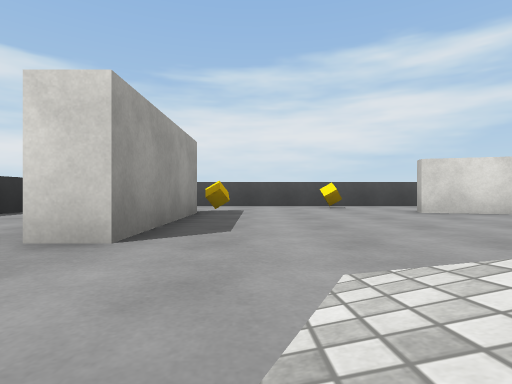
view 1 (above)

12 first-person views from a walk through a Unity game level. The camera is 0.58 m above the floor, looks level and sees 80° across. The floor is counted in squares, 2 m on a side. Each view is taken from the middle of a square. On the plan, view 1 faces up. The plan holds only what a view shows up to about 9 squares ahead; the rest is blank. The player is left out. Surface patterns are stand-ins for the level's own textures.

view 2
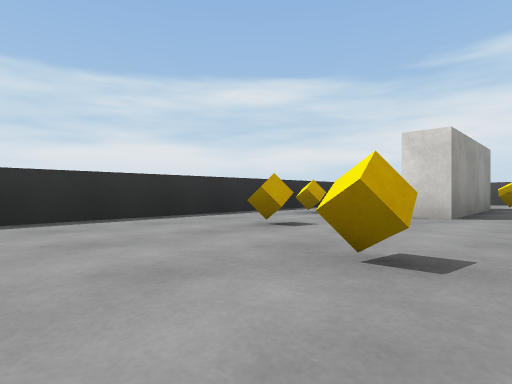

view 3
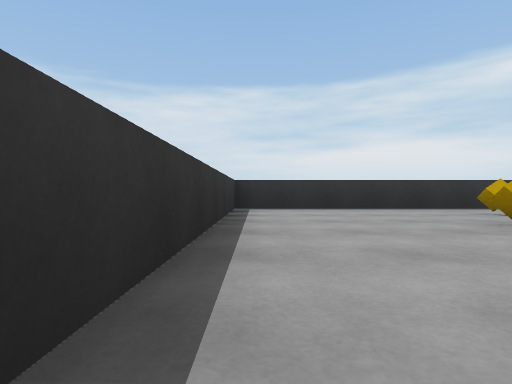

view 4
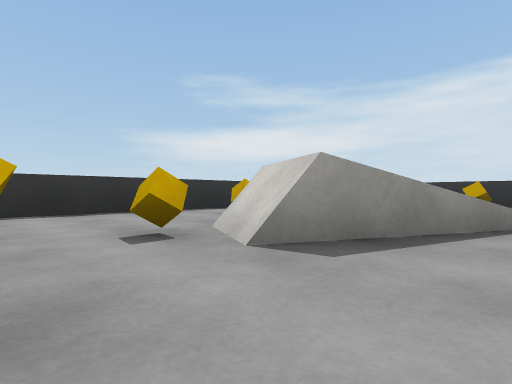

view 5
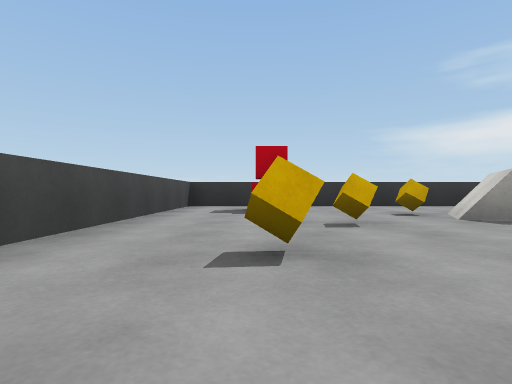

view 6
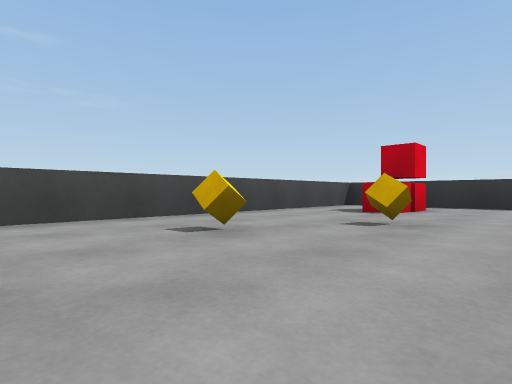

view 7
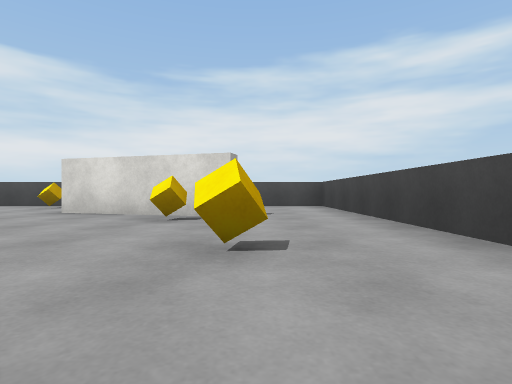

view 8
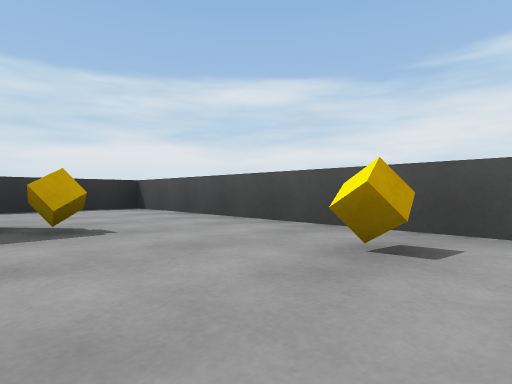

view 9
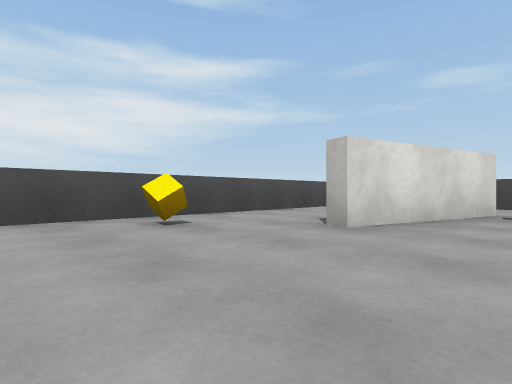

view 10
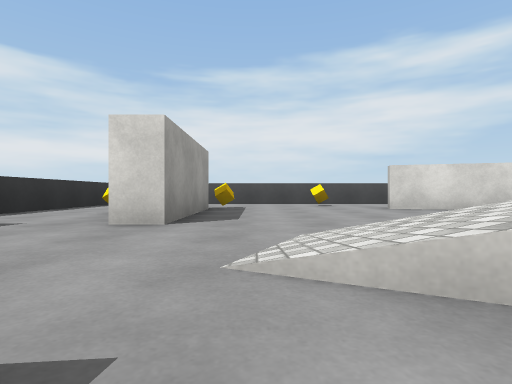

view 11
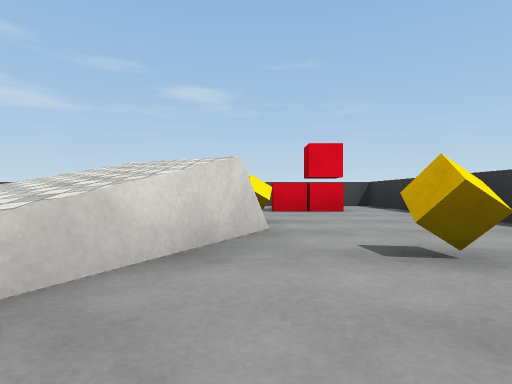

view 12
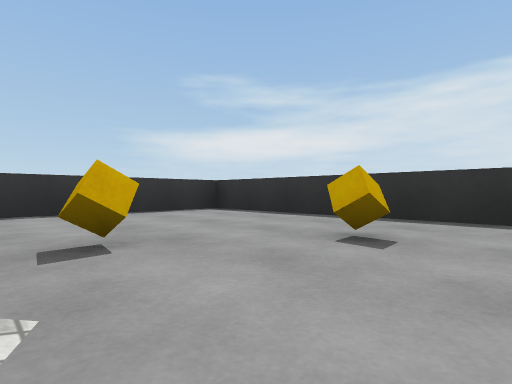

### Floor plan
Points are (right, up) in squares from view 1. A wall is a line through its corners. A room is listed if a view was taken in it or the views show most of it. See-through windows are left out.
Room 1 (views 1, 2, 10, 11)
walls: (-0.8, 1.7) (-1.4, 1.7); (-1.4, 6.4) (-3.4, 6.4) (-3.4, -3.4) (0.5, -3.4)
ways out: opening at (-1, 5.5) to room 2; opening at (0, 1) to room 2; opening at (1.5, -2.5) to room 2
objects: other object (-2, 0); other object (-2, 2); other object (-2, 3); other object (-1, -1)
Room 2 (views 3, 4, 5, 6, 7, 8, 9, 12)
walls: (2.6, -0.5) (2.3, -1.1) (0.5, -0.1); (4.8, 3.5) (2.2, 4.3); (-0.8, 4.2) (-0.8, 1.7); (0.5, -3.4) (6.4, -3.4) (6.4, 3.5); (2.5, 6.4) (-1.4, 6.4)
ways out: opening at (-1, 5.5) to room 1; opening at (0, 1) to room 1; opening at (1.5, -2.5) to room 1; opening at (3.5, 5.5) to room 3; opening at (5.5, 4) to room 3
objects: other object (-1, 5); other object (1, -2); other object (1, 5); other object (3, -1); other object (4, 0); other object (4, 3); other object (5, -2); other object (5, 2)
Room 3 (no view inside)
walls: (6.4, 3.5) (6.4, 6.4) (2.5, 6.4)
ways out: opening at (3.5, 5.5) to room 2; opening at (5.5, 4) to room 2

Where each view was taken, in squares from view 1:
view 1: 0 up, 0 right, facing up
view 2: 2 down, 0 right, facing up-left
view 3: 3 down, 2 right, facing left
view 4: 1 up, 4 right, facing down-left
view 5: 3 up, 5 right, facing down
view 6: 3 up, 3 right, facing down-right
view 7: 0 up, 5 right, facing up
view 8: 4 up, 2 right, facing up-left
view 9: 3 up, 0 right, facing up-right
view 10: 1 down, 0 right, facing up
view 11: 1 down, 0 right, facing right
view 12: 1 up, 0 right, facing down-left
